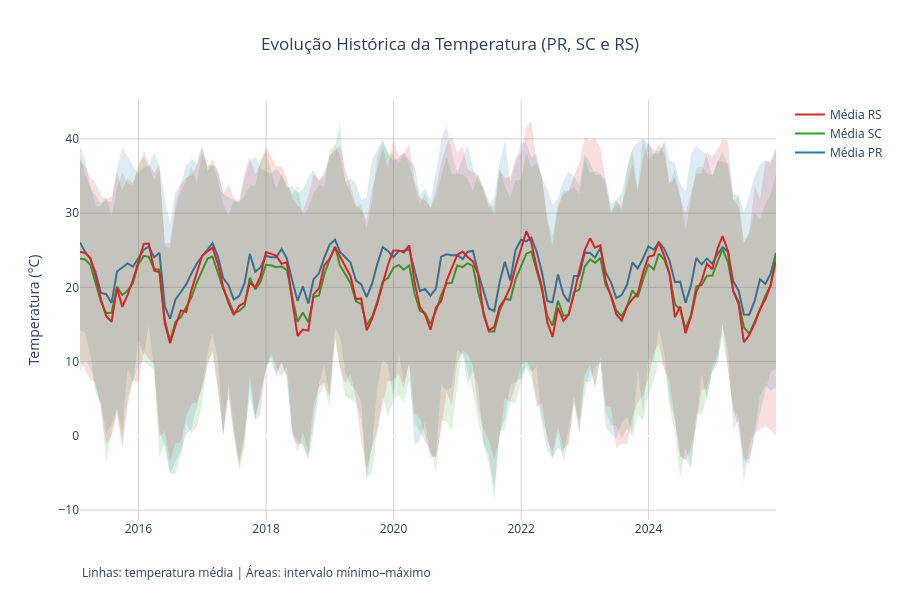

Notebook code for this chart:
### Markdown cell above
Abaixo será testado as plotagens unificada e separada utilizando a biblioteca plotly para verificar se a visualização se torna melhor.

### Code cell
fig = go.Figure()

# Cores para cada estado para o gráfico ficar organizado
cores = {
    'PR': {'linha': 'rgba(31, 119, 180, 1)', 'area': 'rgba(31, 119, 180, 0.15)'},
    'SC': {'linha': 'rgba(44, 160, 44, 1)', 'area': 'rgba(44, 160, 44, 0.15)'},
    'RS': {'linha': 'rgba(214, 39, 40, 1)', 'area': 'rgba(214, 39, 40, 0.15)'}
}


for estado in df_mensal['uf'].unique():
    # Filtra os dados apenas do estado atual do loop
    df_estado = df_mensal[df_mensal['uf'] == estado]
    
   # Linha da Média (visível)
    fig.add_trace(go.Scatter(
        x=df_estado['data'],
        y=df_estado['mean'],
        mode='lines',
        line=dict(color=cores[estado]['linha'], width=2),
        name=f'Média {estado}',
        customdata=df_estado[['min','max']].values,
        hovertemplate=(
            f"<b>{estado}</b><br>"
            "Máx: %{customdata[1]:.1f}°C<br>"
            "Média: %{y:.1f}°C<br>"
            "Mín: %{customdata[0]:.1f}°C"
            "<extra></extra>"
        )
    ))

    # Linha invisível da Mínima (base para a área sombreada)
    fig.add_trace(go.Scatter(
        x=df_estado['data'],
        y=df_estado['min'],
        mode='lines',
        line=dict(width=0),
        showlegend=False,
        hoverinfo="skip"
    ))
    
    # Área sombreada até a Máxima
    fig.add_trace(go.Scatter(
        x=df_estado['data'],
        y=df_estado['max'],
        mode='lines',
        line=dict(width=0),
        fill='tonexty',
        fillcolor=cores[estado]['area'],
        showlegend=False,
        hoverinfo="skip"
    ))

    # Cria legenda das médias
    """fig.add_trace(go.Scatter(
        x=[None],
        y=[None],
        mode='markers',
        marker=dict(
            color=cores[estado]['area'],
            size=12
        ),
        name=f'Amplitude {estado} (mín-máx)',
        showlegend=True
    ))"""
    
fig.update_xaxes(
    dtick="M24",           # Força o intervalo de 24 meses (2 anos)
    tickformat="%Y",       # Exibe apenas o ano com 4 dígitos
    #tickangle=45           # Rotaciona o texto em 45 graus se necessário
)

# Customização final do layout
fig.update_layout(
    title=dict(text='Evolução Histórica da Temperatura (PR, SC e RS)', x=0.5),
    #xaxis_title='Ano',
    yaxis_title='Temperatura (°C)',
    hovermode='x unified',
    plot_bgcolor='white',
    height=600
)
fig.add_annotation(
    text="Linhas: temperatura média | Áreas: intervalo mínimo–máximo",
    xref="paper",
    yref="paper",
    x=0,
    y=-0.15,
    showarrow=False
)

fig.update_xaxes(showgrid=True, gridcolor='LightGrey')
fig.update_yaxes(showgrid=True, gridcolor='LightGrey')

fig.show()

### Figure 1 — Plotly figure (JSON) as saved in the notebook; plotly's stock layout.template omitted (floating-point values rounded to 4 significant figures; data arrays with more than 128 entries replaced by an {"elided": "..."} marker saying what was removed)
{"data": [{"customdata": {"elided": "132x2 float values"}, "hovertemplate": "<b>PR</b><br>Máx: %{customdata[1]:.1f}°C<br>Média: %{y:.1f}°C<br>Mín: %{customdata[0]:.1f}°C<extra></extra>", "line": {"color": "rgba(31, 119, 180, 1)", "width": 2}, "mode": "lines", "name": "Média PR", "type": "scatter", "x": {"elided": "132 str values"}, "y": {"elided": "132 float values"}}, {"hoverinfo": "skip", "line": {"width": 0}, "mode": "lines", "showlegend": false, "type": "scatter", "x": {"elided": "132 str values"}, "y": {"elided": "132 float values"}}, {"fill": "tonexty", "fillcolor": "rgba(31, 119, 180, 0.15)", "hoverinfo": "skip", "line": {"width": 0}, "mode": "lines", "showlegend": false, "type": "scatter", "x": {"elided": "132 str values"}, "y": {"elided": "132 float values"}}, {"customdata": {"elided": "132x2 float values"}, "hovertemplate": "<b>SC</b><br>Máx: %{customdata[1]:.1f}°C<br>Média: %{y:.1f}°C<br>Mín: %{customdata[0]:.1f}°C<extra></extra>", "line": {"color": "rgba(44, 160, 44, 1)", "width": 2}, "mode": "lines", "name": "Média SC", "type": "scatter", "x": {"elided": "132 str values"}, "y": {"elided": "132 float values"}}, {"hoverinfo": "skip", "line": {"width": 0}, "mode": "lines", "showlegend": false, "type": "scatter", "x": {"elided": "132 str values"}, "y": {"elided": "132 float values"}}, {"fill": "tonexty", "fillcolor": "rgba(44, 160, 44, 0.15)", "hoverinfo": "skip", "line": {"width": 0}, "mode": "lines", "showlegend": false, "type": "scatter", "x": {"elided": "132 str values"}, "y": {"elided": "132 float values"}}, {"customdata": {"elided": "132x2 float values"}, "hovertemplate": "<b>RS</b><br>Máx: %{customdata[1]:.1f}°C<br>Média: %{y:.1f}°C<br>Mín: %{customdata[0]:.1f}°C<extra></extra>", "line": {"color": "rgba(214, 39, 40, 1)", "width": 2}, "mode": "lines", "name": "Média RS", "type": "scatter", "x": {"elided": "132 str values"}, "y": {"elided": "132 float values"}}, {"hoverinfo": "skip", "line": {"width": 0}, "mode": "lines", "showlegend": false, "type": "scatter", "x": {"elided": "132 str values"}, "y": {"elided": "132 float values"}}, {"fill": "tonexty", "fillcolor": "rgba(214, 39, 40, 0.15)", "hoverinfo": "skip", "line": {"width": 0}, "mode": "lines", "showlegend": false, "type": "scatter", "x": {"elided": "132 str values"}, "y": {"elided": "132 float values"}}], "layout": {"annotations": [{"showarrow": false, "text": "Linhas: temperatura média | Áreas: intervalo mínimo–máximo", "x": 0, "xref": "paper", "y": -0.15, "yref": "paper"}], "height": 600, "hovermode": "x unified", "plot_bgcolor": "white", "title": {"text": "Evolução Histórica da Temperatura (PR, SC e RS)", "x": 0.5}, "xaxis": {"dtick": "M24", "gridcolor": "LightGrey", "showgrid": true, "tickformat": "%Y"}, "yaxis": {"gridcolor": "LightGrey", "showgrid": true, "title": {"text": "Temperatura (°C)"}}}}
